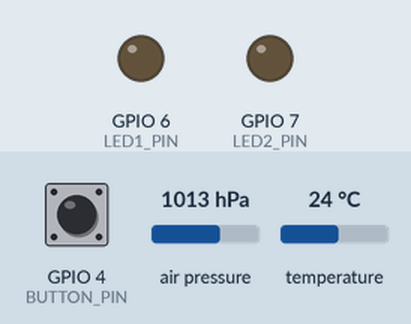
This program was run on a simulated ESP32-S3. Parts: output pins drawn as LEDs (lit = HIGH). Wiring (inferred from the names in the program): BMP280 pressure sensor at I2C address 0x76. The inputs (shaded band) are chosen by the test bench; at power-on: GPIO 4 (BUTTON_PIN) HIGH, air pressure 1013 hPa, temperature 24 °C. What the program prints to the serial monitor is not drawn.

Above: at 2.2 s.
2.3 s: GPIO 4 (BUTTON_PIN) pulled LOW for 3 s
At 5.8 s:
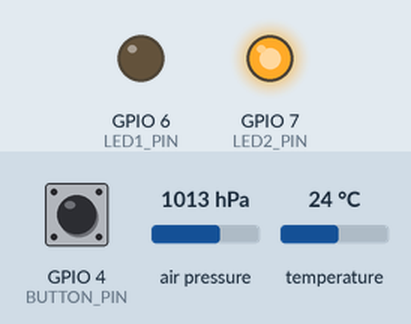
At 8.41 s:
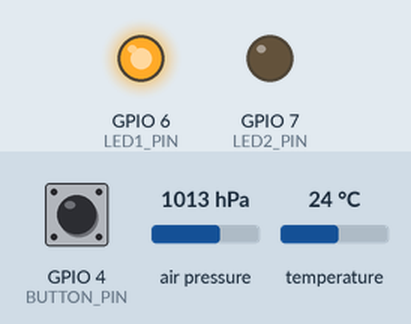
Timing chart, 0 to 23.0 s (numbered marks = the images above; inputs shaded):
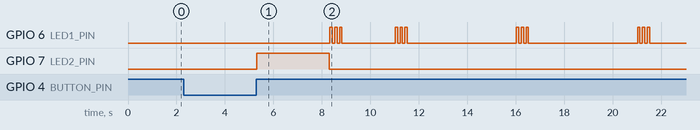

Measured:
- after the input at 2.3 s, GPIO 7 (LED2_PIN): LOW → HIGH after 3.0 s, → LOW 3.0 s later

The program:

main.cpp
```cpp
/**
 * LAB 3.3 — Summary: Hardware Timer + Button Interrupt + BMP280
 *
 * 1) Hardware timer (5 s) → read BMP280 (temp + pressure) via I2C → blink LED1
 * 2) Button interrupt → measure hold duration → after release, light LED2
 *    for the same duration the button was held
 */

#include <Arduino.h>
#include <Wire.h>
#include "bmp280.h"

// --- Pin definitions (ESP32-S3) ---
#define I2C_SDA        41
#define I2C_SCL        42
#define BUTTON_PIN     4      // button → GND (INPUT_PULLUP)
#define LED1_PIN       6      // timer indicator LED
#define LED2_PIN       7      // button-duration LED

// --- Timer config ---
#define TIMER_INTERVAL_US  5000000  // 5 seconds

// --- Objects ---
BMP280 bmp(0x76);
hw_timer_t *timer1 = NULL;

// --- Timer flag ---
volatile bool timerFired = false;
int readingCount = 0;

// --- Button state ---
volatile bool buttonPressed  = false;
volatile bool buttonReleased = false;
volatile unsigned long pressTime   = 0;
volatile unsigned long releaseTime = 0;

// --- ISR: timer ---
void IRAM_ATTR onTimer() {
  timerFired = true;
}

// --- ISR: button (CHANGE to catch both press and release) ---
void IRAM_ATTR isrButton() {
  if (digitalRead(BUTTON_PIN) == LOW) {
    // pressed (falling edge)
    pressTime = millis();
    buttonPressed = true;
  } else {
    // released (rising edge)
    releaseTime = millis();
    buttonReleased = true;
  }
}

void setup() {
  Serial.begin(115200);
  delay(1000);
  Serial.println("\n=== Lab 3.3: Timer + Button Interrupt + BMP280 ===\n");

  // --- I2C + BMP280 ---
  Wire.begin(I2C_SDA, I2C_SCL);
  if (bmp.begin(Wire)) {
    Serial.printf("BMP280 found (chip ID: 0x%02X)\n", bmp.chipID());
  } else {
    Serial.println("BMP280 not found! Check wiring.");
  }

  // --- Pins ---
  pinMode(BUTTON_PIN, INPUT_PULLUP);
  pinMode(LED1_PIN, OUTPUT);
  pinMode(LED2_PIN, OUTPUT);

  // --- Hardware timer: 5 s interval ---
  timer1 = timerBegin(0, 80, true);          // prescaler 80 → 1 µs tick
  timerAttachInterrupt(timer1, &onTimer, true);
  timerAlarmWrite(timer1, TIMER_INTERVAL_US, true);
  timerAlarmEnable(timer1);

  // --- Button interrupt (CHANGE = both edges) ---
  attachInterrupt(digitalPinToInterrupt(BUTTON_PIN), isrButton, CHANGE);

  Serial.println("Timer: reads BMP280 every 5 s");
  Serial.println("Button: hold and release to replay duration on LED2\n");
}

void loop() {
  // --- Timer: read BMP280 + blink LED1 ---
  if (timerFired) {
    timerFired = false;
    readingCount++;

    float temp     = bmp.readTemperature();
    float pressure = bmp.readPressure();

    Serial.println("─────────────────────────────────────");
    Serial.printf("[Timer] Reading #%d\n", readingCount);
    Serial.printf("  Temperature: %.2f °C\n", temp);
    Serial.printf("  Pressure:    %.2f hPa\n", pressure);

    // blink LED1 to indicate reading complete
    for (int i = 0; i < 3; i++) {
      digitalWrite(LED1_PIN, HIGH);
      delay(100);
      digitalWrite(LED1_PIN, LOW);
      delay(100);
    }
    Serial.println("  LED1: blink done.\n");
  }

  // --- Button released: light LED2 for held duration ---
  if (buttonReleased) {
    buttonReleased = false;
    buttonPressed  = false;

    unsigned long duration = releaseTime - pressTime;
    if (duration > 0 && duration < 30000) {   // sanity check (max 30 s)
      Serial.println("─────────────────────────────────────");
      Serial.printf("[Button] Held for %lu ms\n", duration);
      Serial.printf("  LED2: ON for %lu ms...\n", duration);

      digitalWrite(LED2_PIN, HIGH);
      delay(duration);
      digitalWrite(LED2_PIN, LOW);

      Serial.println("  LED2: OFF\n");
    }
  }

  delay(10);
}
```
